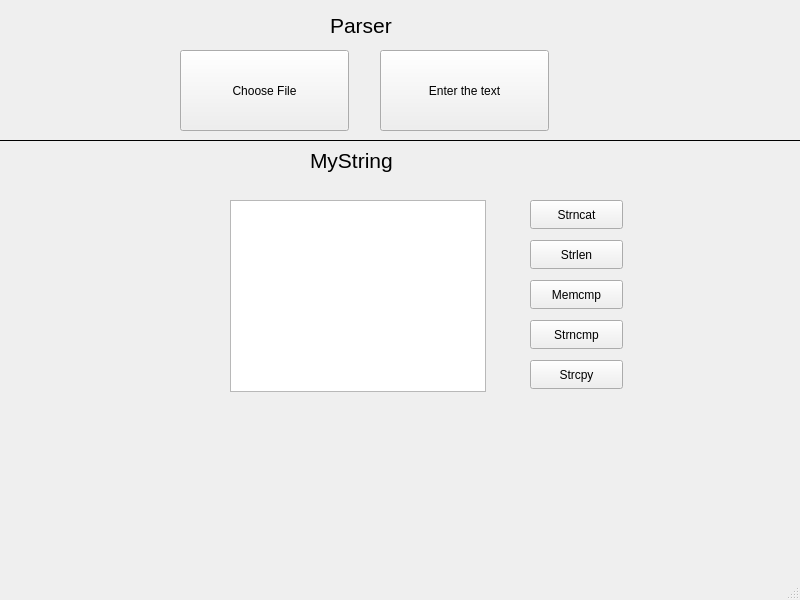
<?xml version="1.0" encoding="UTF-8"?>
<ui version="4.0">
 <class>MainWindow</class>
 <widget class="QMainWindow" name="MainWindow">
  <property name="geometry">
   <rect>
    <x>0</x>
    <y>0</y>
    <width>800</width>
    <height>600</height>
   </rect>
  </property>
  <property name="windowTitle">
   <string>MainWindow</string>
  </property>
  <widget class="QWidget" name="centralwidget">
   <widget class="QPushButton" name="file">
    <property name="geometry">
     <rect>
      <x>180</x>
      <y>50</y>
      <width>169</width>
      <height>81</height>
     </rect>
    </property>
    <property name="text">
     <string>Choose File</string>
    </property>
   </widget>
   <widget class="QPushButton" name="input">
    <property name="geometry">
     <rect>
      <x>380</x>
      <y>50</y>
      <width>169</width>
      <height>81</height>
     </rect>
    </property>
    <property name="text">
     <string>Enter the text</string>
    </property>
   </widget>
   <widget class="Line" name="line">
    <property name="geometry">
     <rect>
      <x>-20</x>
      <y>130</y>
      <width>821</width>
      <height>20</height>
     </rect>
    </property>
    <property name="frameShadow">
     <enum>QFrame::Plain</enum>
    </property>
    <property name="orientation">
     <enum>Qt::Horizontal</enum>
    </property>
   </widget>
   <widget class="QLabel" name="label">
    <property name="geometry">
     <rect>
      <x>330</x>
      <y>10</y>
      <width>91</width>
      <height>31</height>
     </rect>
    </property>
    <property name="font">
     <font>
      <pointsize>16</pointsize>
     </font>
    </property>
    <property name="text">
     <string>Parser</string>
    </property>
   </widget>
   <widget class="QLabel" name="label_2">
    <property name="geometry">
     <rect>
      <x>310</x>
      <y>140</y>
      <width>121</width>
      <height>41</height>
     </rect>
    </property>
    <property name="font">
     <font>
      <pointsize>16</pointsize>
     </font>
    </property>
    <property name="text">
     <string>MyString</string>
    </property>
   </widget>
   <widget class="QListWidget" name="listWidget">
    <property name="geometry">
     <rect>
      <x>230</x>
      <y>200</y>
      <width>256</width>
      <height>192</height>
     </rect>
    </property>
   </widget>
   <widget class="QPushButton" name="pushButton">
    <property name="geometry">
     <rect>
      <x>530</x>
      <y>200</y>
      <width>93</width>
      <height>29</height>
     </rect>
    </property>
    <property name="text">
     <string>Strncat</string>
    </property>
   </widget>
   <widget class="QPushButton" name="pushButton_2">
    <property name="geometry">
     <rect>
      <x>530</x>
      <y>240</y>
      <width>93</width>
      <height>29</height>
     </rect>
    </property>
    <property name="text">
     <string>Strlen</string>
    </property>
   </widget>
   <widget class="QPushButton" name="pushButton_3">
    <property name="geometry">
     <rect>
      <x>530</x>
      <y>280</y>
      <width>93</width>
      <height>29</height>
     </rect>
    </property>
    <property name="text">
     <string>Memcmp</string>
    </property>
   </widget>
   <widget class="QPushButton" name="pushButton_4">
    <property name="geometry">
     <rect>
      <x>530</x>
      <y>320</y>
      <width>93</width>
      <height>29</height>
     </rect>
    </property>
    <property name="text">
     <string>Strncmp</string>
    </property>
   </widget>
   <widget class="QPushButton" name="pushButton_5">
    <property name="geometry">
     <rect>
      <x>530</x>
      <y>360</y>
      <width>93</width>
      <height>29</height>
     </rect>
    </property>
    <property name="text">
     <string>Strcpy</string>
    </property>
   </widget>
  </widget>
  <widget class="QMenuBar" name="menubar">
   <property name="geometry">
    <rect>
     <x>0</x>
     <y>0</y>
     <width>800</width>
     <height>26</height>
    </rect>
   </property>
  </widget>
  <widget class="QStatusBar" name="statusbar"/>
 </widget>
 <resources/>
 <connections/>
</ui>
